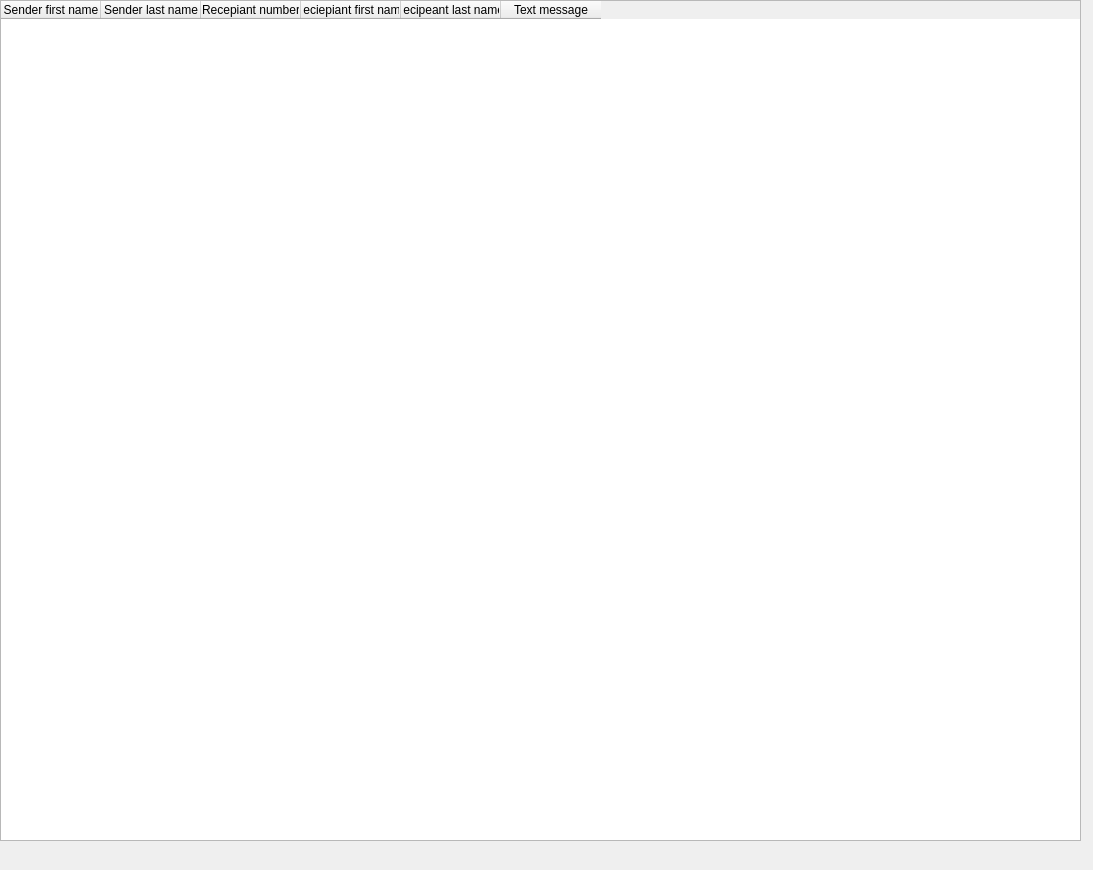
<?xml version="1.0" encoding="UTF-8"?>
<ui version="4.0">
 <class>TextmsgeTable</class>
 <widget class="QDialog" name="TextmsgeTable">
  <property name="geometry">
   <rect>
    <x>0</x>
    <y>0</y>
    <width>1093</width>
    <height>870</height>
   </rect>
  </property>
  <property name="windowTitle">
   <string>Text Messages</string>
  </property>
  <widget class="QTableWidget" name="tableWidget">
   <property name="geometry">
    <rect>
     <x>0</x>
     <y>0</y>
     <width>1081</width>
     <height>841</height>
    </rect>
   </property>
   <column>
    <property name="text">
     <string>Sender first name</string>
    </property>
   </column>
   <column>
    <property name="text">
     <string>Sender last name</string>
    </property>
   </column>
   <column>
    <property name="text">
     <string>Recepiant number</string>
    </property>
   </column>
   <column>
    <property name="text">
     <string>Reciepiant first name</string>
    </property>
   </column>
   <column>
    <property name="text">
     <string>Recipeant last name </string>
    </property>
   </column>
   <column>
    <property name="text">
     <string>Text message</string>
    </property>
   </column>
  </widget>
 </widget>
 <resources/>
 <connections/>
</ui>
